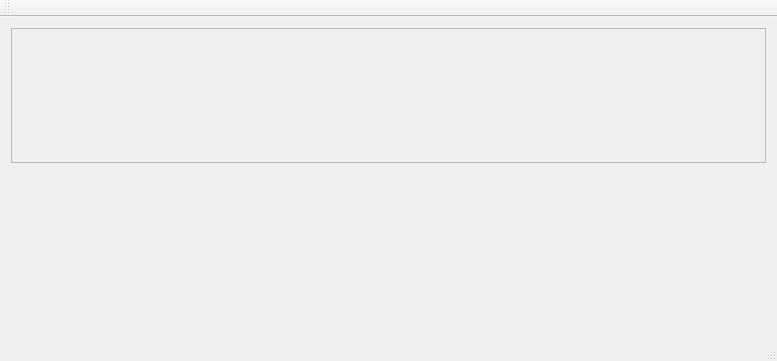
<?xml version="1.0" encoding="UTF-8"?>
<ui version="4.0">
 <class>MainWindow</class>
 <widget class="QMainWindow" name="MainWindow">
  <property name="geometry">
   <rect>
    <x>0</x>
    <y>0</y>
    <width>777</width>
    <height>361</height>
   </rect>
  </property>
  <property name="windowTitle">
   <string>MainWindow</string>
  </property>
  <widget class="QWidget" name="centralWidget">
   <layout class="QVBoxLayout" name="verticalLayout">
    <item>
     <widget class="QFrame" name="frame">
      <property name="minimumSize">
       <size>
        <width>0</width>
        <height>135</height>
       </size>
      </property>
      <property name="frameShape">
       <enum>QFrame::StyledPanel</enum>
      </property>
      <property name="frameShadow">
       <enum>QFrame::Raised</enum>
      </property>
      <layout class="QHBoxLayout" name="horizontalLayout">
       <item>
        <widget class="QLabel" name="label_2">
         <property name="text">
          <string/>
         </property>
        </widget>
       </item>
       <item>
        <widget class="QLabel" name="label_1">
         <property name="text">
          <string/>
         </property>
        </widget>
       </item>
       <item>
        <widget class="QLabel" name="label_3">
         <property name="text">
          <string/>
         </property>
        </widget>
       </item>
       <item>
        <widget class="QLabel" name="label_4">
         <property name="text">
          <string/>
         </property>
        </widget>
       </item>
      </layout>
     </widget>
    </item>
    <item>
     <spacer name="verticalSpacer">
      <property name="orientation">
       <enum>Qt::Vertical</enum>
      </property>
      <property name="sizeHint" stdset="0">
       <size>
        <width>20</width>
        <height>40</height>
       </size>
      </property>
     </spacer>
    </item>
   </layout>
  </widget>
  <widget class="QMenuBar" name="menuBar">
   <property name="geometry">
    <rect>
     <x>0</x>
     <y>0</y>
     <width>777</width>
     <height>22</height>
    </rect>
   </property>
  </widget>
  <widget class="QToolBar" name="mainToolBar">
   <attribute name="toolBarArea">
    <enum>TopToolBarArea</enum>
   </attribute>
   <attribute name="toolBarBreak">
    <bool>false</bool>
   </attribute>
  </widget>
  <widget class="QStatusBar" name="statusBar"/>
 </widget>
 <layoutdefault spacing="6" margin="11"/>
 <resources/>
 <connections/>
</ui>
